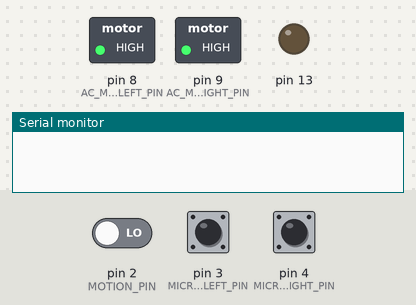
A sketch run on a simulated Arduino Uno, built with avr-gcc and run on an emulated ATmega328P. Shown: switched loads named in the sketch (green lamp = pin HIGH), output pins drawn as LEDs (lit = HIGH), the last lines printed to the serial monitor. The inputs (shaded band) are chosen by the test bench; at power-on: pin 2 (MOTION_PIN) LOW, pin 3 (MICRO_SWITCH_LEFT_PIN) LOW, pin 4 (MICRO_SWITCH_RIGHT_PIN) LOW. Random numbers use the default seed unless the sketch sets one.

Above: at 1.2 s.
1.3 s: pin 2 (MOTION_PIN) driven HIGH
At 2.5 s:
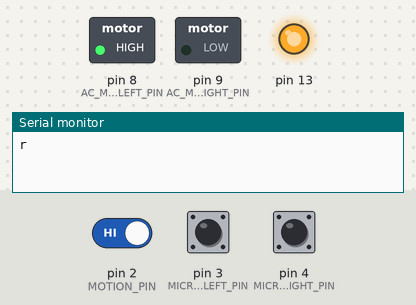
2.8 s: pin 3 (MICRO_SWITCH_LEFT_PIN) pulled HIGH for 0.15 s
At 3.7 s:
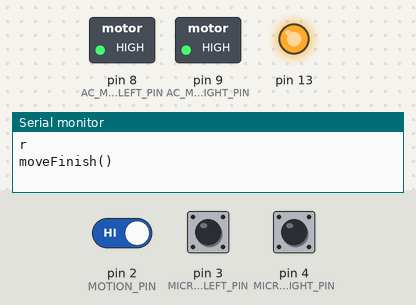
5.9 s: pin 2 (MOTION_PIN) driven LOW
At 12.9 s:
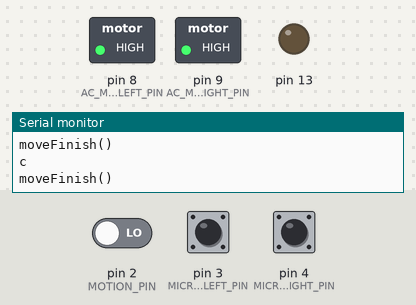
Timing chart, 0 to 14.4 s (numbered marks = the images above; inputs shaded):
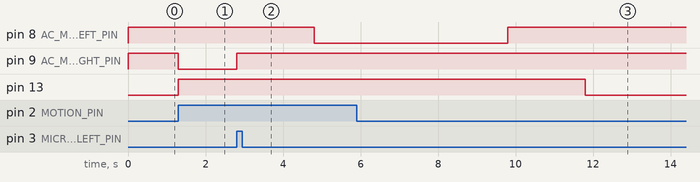

The sketch:

Main.ino
```cpp
// v1.0
// Left and right are in line with the direction of the head.

#define MOTION_PIN              2

#define MICRO_SWITCH_LEFT_PIN   3
#define MICRO_SWITCH_RIGHT_PIN  4

#define AC_MOTOR_LEFT_PIN       8 // Anti-Clockwise
#define AC_MOTOR_RIGHT_PIN      9 // Clockwise

char state; // r=right, l=left, c=center
char targetState;

bool isMoving = false;
unsigned char moveCount = 0; // 0 to 255

unsigned int centerMoveTime = 5000; // ms

bool microSwitchesActive = false;

void setup() {
  pinMode(MOTION_PIN, INPUT);
  pinMode(MICRO_SWITCH_LEFT_PIN, INPUT);
  pinMode(MICRO_SWITCH_RIGHT_PIN, INPUT);

  pinMode(AC_MOTOR_LEFT_PIN, OUTPUT);
  pinMode(AC_MOTOR_RIGHT_PIN, OUTPUT);

  digitalWrite(AC_MOTOR_LEFT_PIN, HIGH);
  digitalWrite(AC_MOTOR_RIGHT_PIN, HIGH);

  if(getMicroSwitchesState() != 'o')
    microSwitchesActive = true;

  // Test
  Serial.begin(9600);
  pinMode(13, OUTPUT);
}

void loop() {
  // Test
  if(motionDetect())
    digitalWrite(13, HIGH);
  else
    digitalWrite(13, LOW);

  if(getMicroSwitchesState() != 'o' && !microSwitchesActive){ // MicroSwitches is on
    moveFinish();
    microSwitchesActive = true;
  }
  else if(getMicroSwitchesState() == 'o')
    microSwitchesActive = false;

  if(motionDetect() && moveAllow())
	  move();
}

bool moveAllow() {
  bool result = true;
  // TODO: check count of move
  return !isMoving && result;
}

bool motionDetect() {
  return digitalRead(MOTION_PIN) == HIGH;
}

void move(){
  isMoving = true;
  moveCount++;

  if(state == NULL){
    char microSwitchesSatate = getMicroSwitchesState();
    if(microSwitchesSatate == 'o')
    {
      if(randBool())
        targetState = 'l';
      else
        targetState = 'r';
    }
    else{
      state = microSwitchesSatate;
      targetState = getRandomState(state);
    }
  }
  else
	  targetState = getRandomState(state);

  // Test
  Serial.println(targetState);

  switch (targetState) {
	case 'c':
	  if(state == 'r')
		acMotorMove('l');
	  else if(state == 'l')
		acMotorMove('r');

	  delay(centerMoveTime);

	  moveFinish();

	  break;

	default:
	  acMotorMove(targetState); // For left and right
  }
}

void acMotorMove(char move){ // r=right, l=left, o=off
  switch (move) {
	case 'r':
	  digitalWrite(AC_MOTOR_RIGHT_PIN, LOW);
	  digitalWrite(AC_MOTOR_LEFT_PIN, HIGH); // just for case
	  break;
	case 'l':
	  digitalWrite(AC_MOTOR_LEFT_PIN, LOW);
	  digitalWrite(AC_MOTOR_RIGHT_PIN, HIGH); // just for case
	  break;
	case 'o':
	  digitalWrite(AC_MOTOR_LEFT_PIN, HIGH);
	  digitalWrite(AC_MOTOR_RIGHT_PIN, HIGH);
	  break;
  }
}

char getMicroSwitchesState(){
  if(digitalRead(MICRO_SWITCH_LEFT_PIN) == HIGH)
	  return 'l';
  if(digitalRead(MICRO_SWITCH_RIGHT_PIN) == HIGH)
	  return 'r';
  else
    return 'o';
}

void moveFinish(){
  //Test
  Serial.println("moveFinish()");

  acMotorMove('o');
  state = targetState;
  delay(2000);
  isMoving = false;
}

char getRandomState(char stateParam){
  switch (stateParam) {
	case 'r':
	  if(randBool())
		return 'l';
	  else
		return 'c';
	  break;
	case 'l':
	  if(randBool())
		return 'r';
	  else
		return 'c';
	  break;
	case 'c':
	  if(randBool())
		return 'l';
	  else
		return 'r';
	  break;
  }

}

int randNumber(int min, int max){
  return (min + (rand() % max)); // not return max self
}

bool randBool(){
  return randNumber(0, 2)%2 == 0;
}
```

Measured:
- after the input at 1.3 s, pin 9 (AC_MOTOR_RIGHT_PIN): HIGH → LOW at once; pin 13: LOW → HIGH at once
- after the input at 2.8 s, pin 8 (AC_MOTOR_LEFT_PIN): HIGH → LOW after 2.0 s; pin 9 (AC_MOTOR_RIGHT_PIN): LOW → HIGH at once
- after the input at 5.9 s, pin 13: HIGH → LOW after 5.9 s
